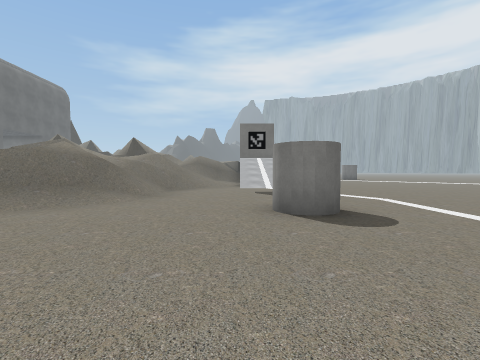
View 1 (above)

24 first-person views from a walk through a scene from a Unity 3-D project. The camera is 1.2 m above the floor, tilts 2° down and sees 85° across. The floor is counted in squares, 2 m on a side. Each view is taken from the middle of a square. On the plan, view 1 faces up. The plan holds only what a view shows up to about 9 squares ahead; the rest is blank. The place goes on beyond the plan. The player character is not drawn. Some surface patterns are stand-ins.

View 2
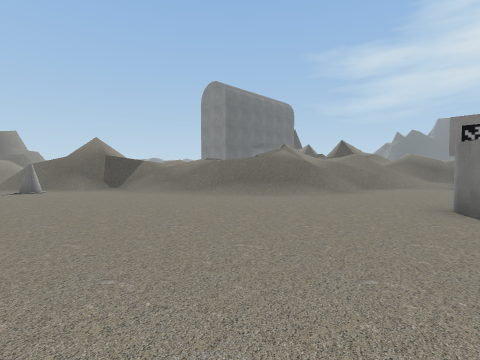

View 3
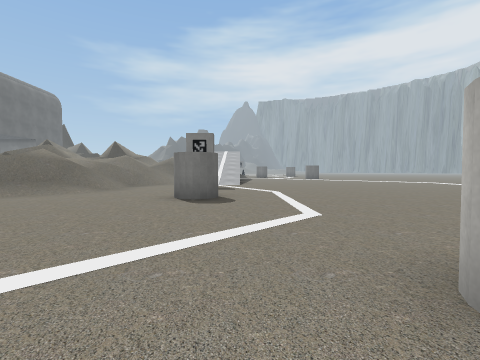

View 4
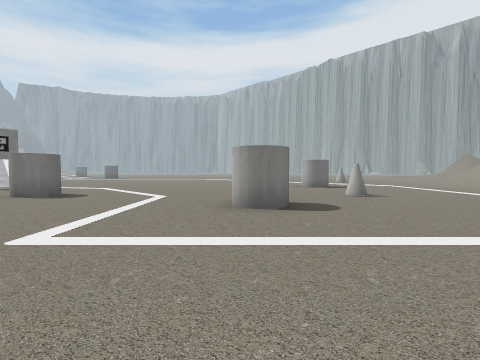

View 5
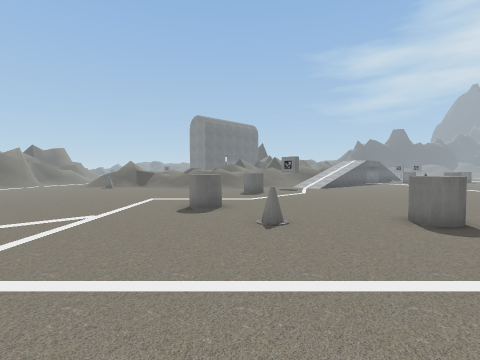

View 6
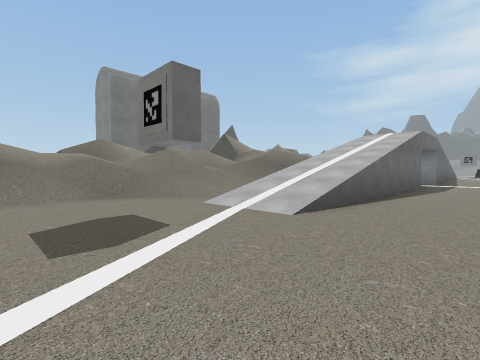

View 7
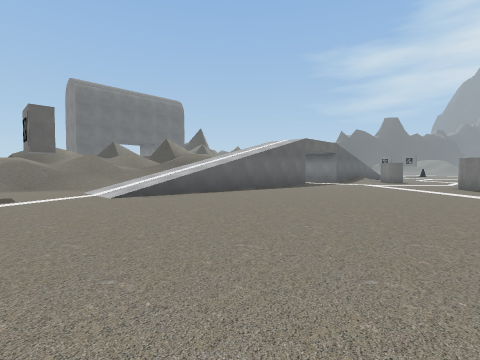

View 8
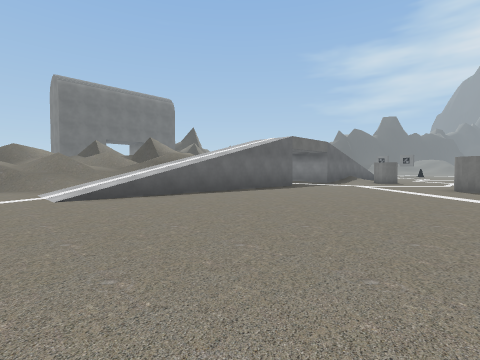

View 9
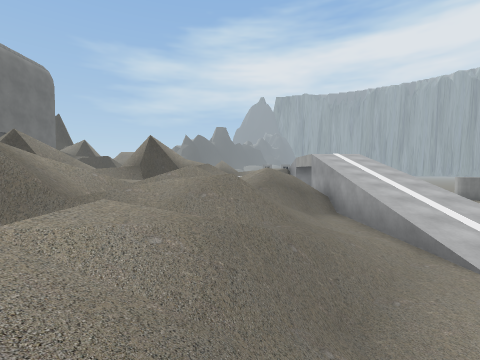

View 10
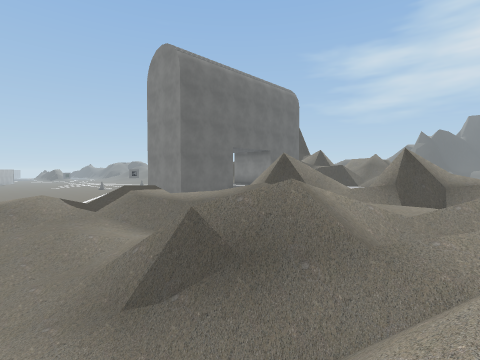

View 11
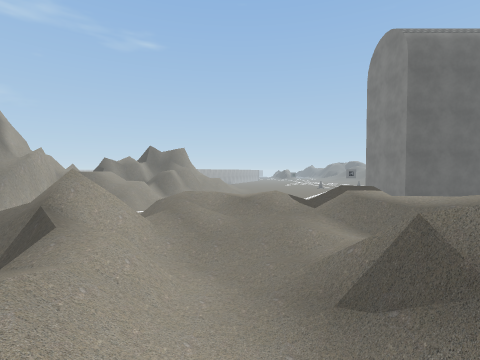

View 12
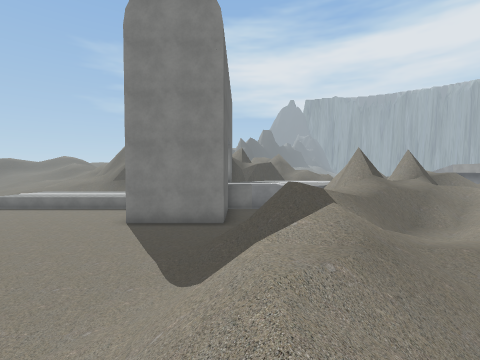

View 13
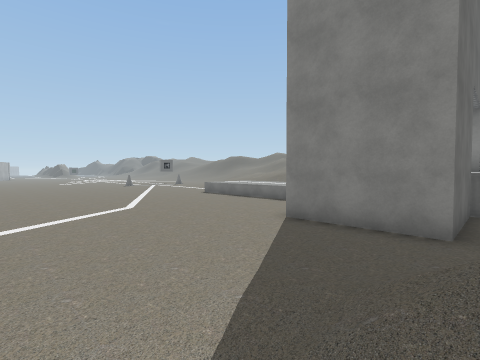

View 14
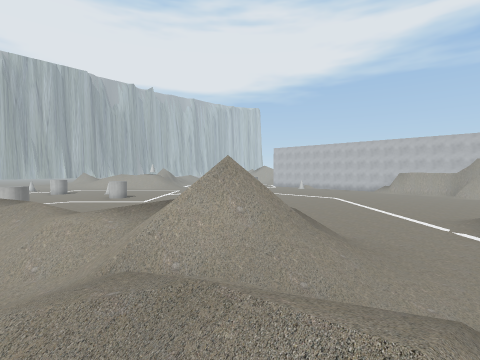

View 15
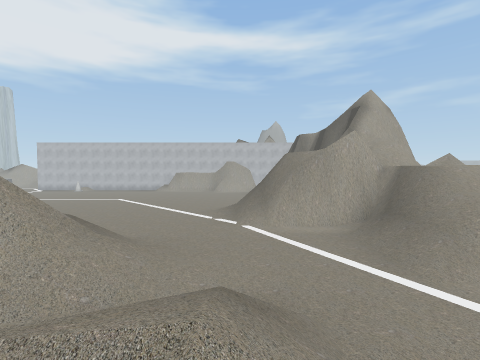

View 16
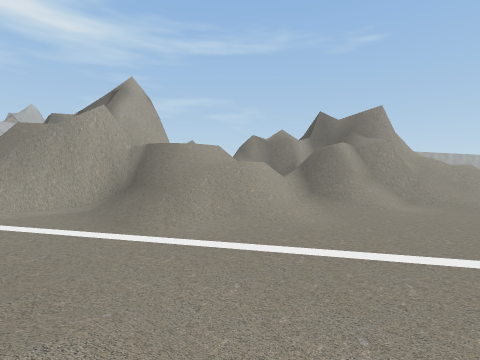

View 17
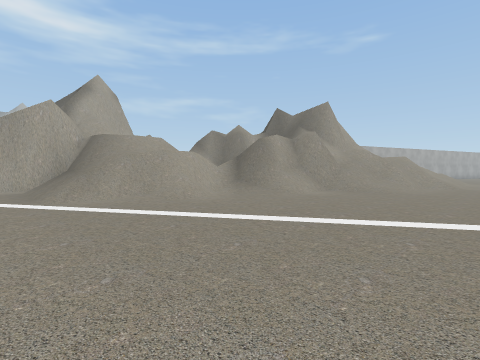

View 18
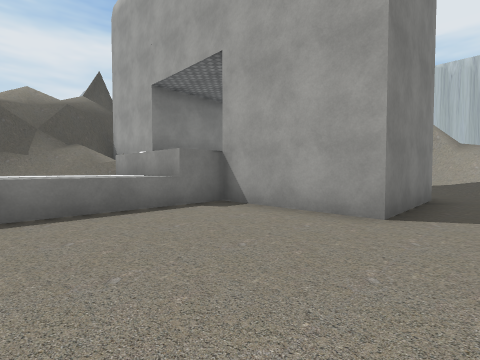

View 19
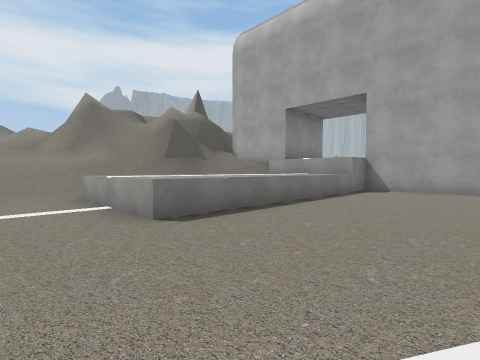

View 20
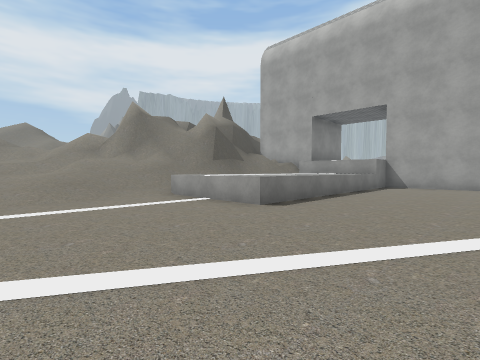

View 21
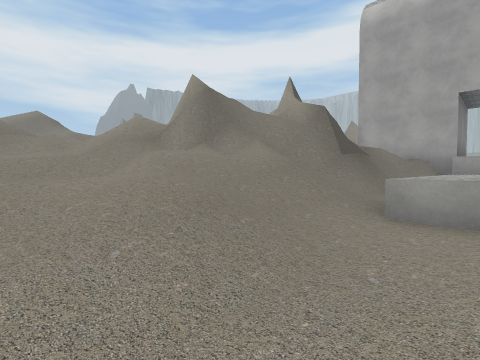

View 22
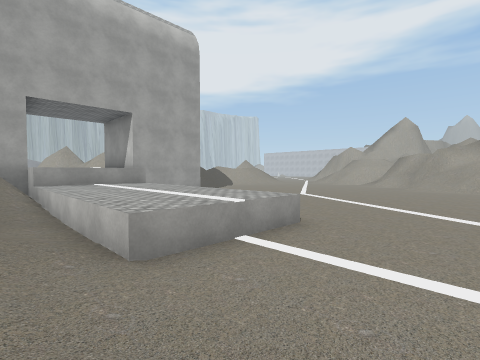

View 23
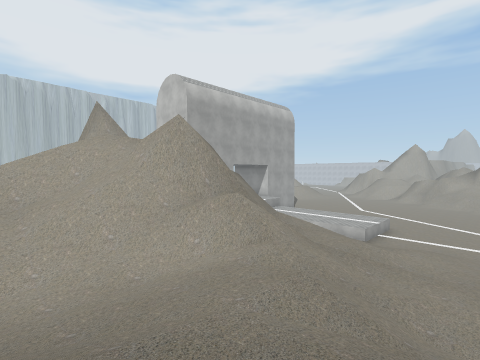

View 24
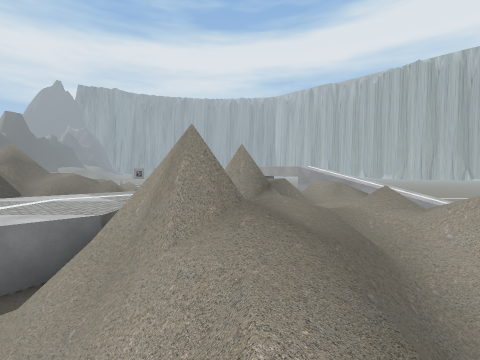

### Floor plan
Key: @ floor where view 1 was taken; # wall or solid block; . main floor; : floor 1 m higher than the main floor; + floor 2 m higher than the main floor; * floor 2.5 m higher than the main floor; % floor 3.5 m higher than the main floor; / step, stairs or slope; = window, fence, low wall or low ledge; ^ raised ledge; v drop or lower ground; C cylinder; N cone.
Columns run from 27 left of view 1 to 10 right of it. Each row starts with its distance up from view 1.
 28 ///////v
 27 /////=/=
 26 /////=//
 25 ///###//
 24 ////##/
 23 ////##/
 22 ////////=#       #
 21 ////////=###     //
 20 ///////#=//#     ///
 19 ///////////#    ^+++
 18 ///.=/////^###  ^^++             .CC
 17 ....::::::^      ^^v            ....
 16 ....::::::^      ^^   =v    //......
 15 ....=....=#######^# ###/= ////......
 14 ...........###.  #####=///////......
 13 ...........###. /###/=///=v///......
 12 ...........###.//##////=//////......
 11  ............./ /=#///////////......
 10  .............= /==/ =////////......
  9  ............////=//===//=/./.......
  8   ...........///////===/==..........
  7   ...........///////=# ///..........
  6  /...........///////./ ///...........
  5  ////........//////=///=/............
  4  ////........////===/////...C.........
  3   /////......////=#=///...............
  2    =###///...../==##..................
  1     //#v#///.../////................C.
  0      ///*///...//=/N.......@..........
 -1        ///=/..................CC......
 -2        /%%#/.......        .......N...
 -3           ####/.....       ...........
 -4        ==/#//# .....      ............
 -5            //  /..        ...........
 -6                /.          ......... /

Where each view was taken, in squares from view 1:
view 1: 0 up, 0 right, facing up
view 2: 1 down, 1 right, facing up-left
view 3: 2 down, 2 right, facing up
view 4: 4 down, 0 right, facing up-right
view 5: 6 down, 10 right, facing up-left
view 6: 6 up, 4 right, facing up-left
view 7: 7 up, 8 right, facing up-left
view 8: 8 up, 8 right, facing up-left
view 9: 6 up, 3 left, facing up
view 10: 6 up, 4 left, facing up-left
view 11: 6 up, 4 left, facing left
view 12: 4 up, 13 left, facing up
view 13: 7 up, 13 left, facing up-left
view 14: 5 up, 13 left, facing down-right
view 15: 5 up, 13 left, facing down
view 16: 5 up, 14 left, facing down-left
view 17: 7 up, 15 left, facing down-left
view 18: 11 up, 20 left, facing up-right
view 19: 12 up, 25 left, facing up-right
view 20: 12 up, 27 left, facing up-right
view 21: 17 up, 27 left, facing up-right
view 22: 19 up, 26 left, facing down-right
view 23: 28 up, 27 left, facing down-right
view 24: 10 up, 11 left, facing up-right
